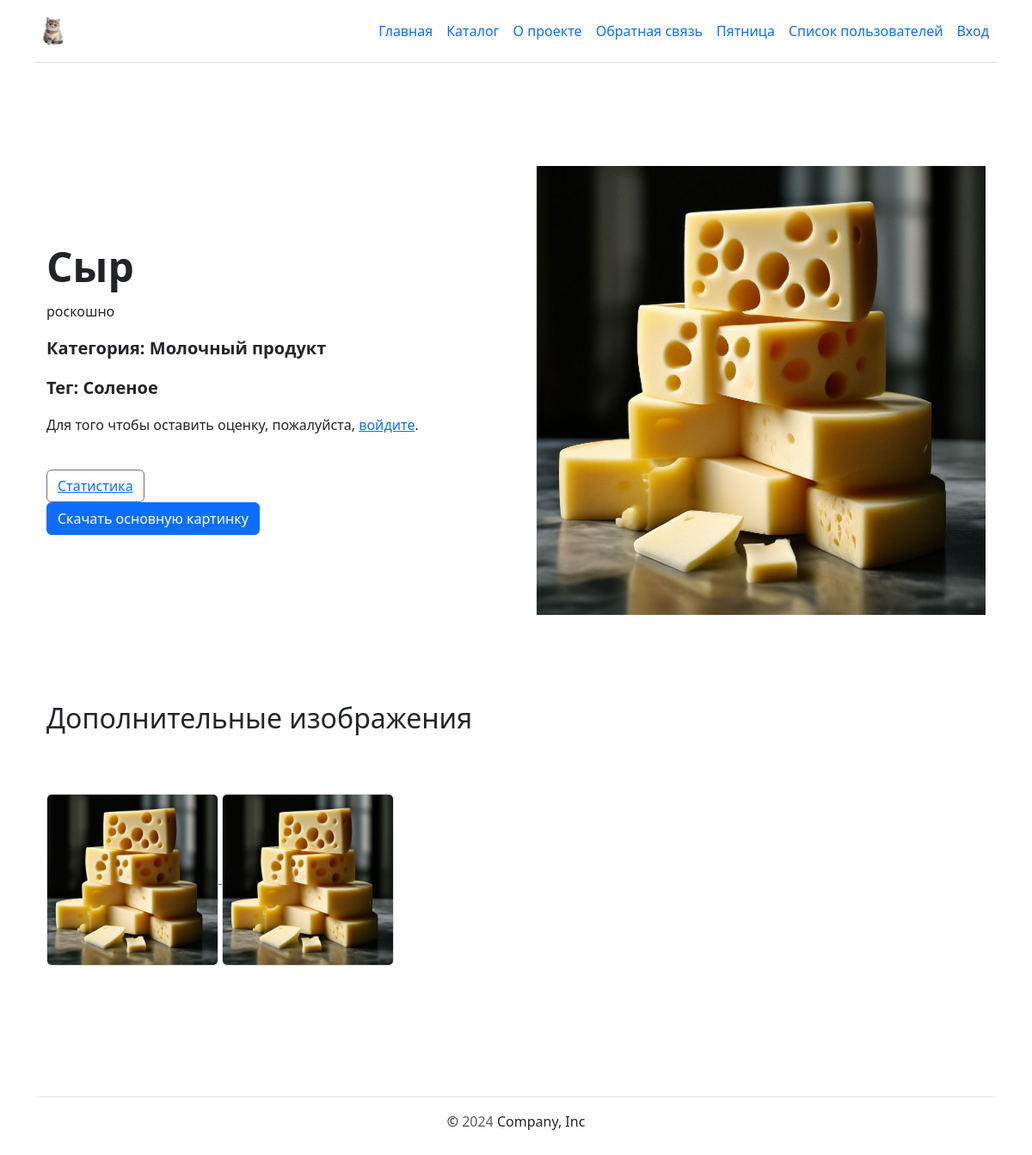
Screenshot of /catalog/6/ with the database file from the repository.
### catalog/models.py (models this page shows, shortened)
class Item(core.models.AbstractModel):
    text = tinymce.models.HTMLField(
        "текст",
        validators=[
            catalog.validators.ValidateMustContain("роскошно", "превосходно"),
        ],
        help_text="введите текст",
    )
    category = django.db.models.ForeignKey(
        Category,
        on_delete=django.db.models.CASCADE,
        default=None,
        related_name="items",
        related_query_name="item",
    )
    tags = django.db.models.ManyToManyField(
        Tag,
        related_name="items",
        related_query_name="item",
    )
    is_on_main = django.db.models.BooleanField(
        "принадлежит к главной странице",
        default=False,
        help_text="введите принадлежит ли к главной странице товар",
    )
    created_at = django.db.models.DateTimeField(
        "дата создания",
        auto_now_add=True,
        null=True,
    )
    updated_at = django.db.models.DateTimeField(
        "обновлено",
        auto_now=True,
        null=True,
    )
    objects = catalog.managers.ItemManager()
    def image_tmb(self):
        if self.main_image:
            return django.utils.safestring.mark_safe(
                f"<img src='{self.main_image.image.url}' width='50'>",
            )
        return "Нет изображения"
    image_tmb.short_description = "превью"
    image_tmb.allow_tags = True
    class Meta:
        verbose_name = "товар"
        verbose_name_plural = "товары"
    def __str__(self):
        return self.name

class MainImage(django.db.models.Model):
    image = django.db.models.ImageField(
        "изображение",
        upload_to=django.conf.settings.UPLOAD_TO_PATH,
    )
    item = django.db.models.OneToOneField(
        "Item",
        on_delete=django.db.models.CASCADE,
        null=True,
        blank=True,
        verbose_name="id айтема",
        to_field="id",
        related_name="main_image",
    )
    class Meta:
        verbose_name = "изображение"
        verbose_name_plural = "изображения"

class Category(core.models.AbstractModel):
    slug = django.db.models.SlugField(
        "слаг",
        max_length=200,
        unique=True,
        help_text="введите слаг",
    )
    weight = django.db.models.PositiveSmallIntegerField(
        "вес",
        default=100,
        validators=[catalog.validators.validate_int_from_1_to_32767],
        help_text="введите вес",
    )
    normalized_name = django.db.models.CharField(
        "нормализированное имя",
        max_length=150,
        unique=False,
        blank=True,
        default=None,
        null=True,
    )
    class Meta:
        verbose_name = "категория"
        verbose_name_plural = "категории"

class Tag(core.models.AbstractModel):
    slug = django.db.models.SlugField(
        "слаг",
        max_length=200,
        unique=True,
        help_text="введите слаг",
    )
    normalized_name = django.db.models.CharField(
        "нормализированное имя",
        max_length=150,
        unique=False,
        blank=True,
        default=None,
        null=True,
    )
    class Meta:
        verbose_name = "тег"
        verbose_name_plural = "теги"

class GalleryImage(django.db.models.Model):
    image = django.db.models.ImageField(
        "изображение",
        upload_to=django.conf.settings.UPLOAD_TO_PATH,
        default=None,
    )
    item = django.db.models.ForeignKey(
        "Item",
        on_delete=django.db.models.CASCADE,
        null=True,
        blank=True,
        verbose_name="id айтема",
        to_field="id",
        related_name="images",
    )
    class Meta:
        verbose_name = "изображения"
        verbose_name_plural = "изображения"

### catalog/views.py (the view, shortened to what this page needs)
class ItemDetailView(
    django.views.generic.edit.FormMixin,
    django.views.generic.DetailView,
):
    form_class = rating.forms.RatingForm
    template_name = "catalog/item.html"
    context_object_name = "item"
    queryset = catalog.models.Item.objects.item_detail_published()
    def get_object(self, queryset=None):
        self.item = super().get_object(queryset)
        self.ratings = rating.models.Rating.objects.filter(item=self.item)
        if self.request.user.is_authenticated:
            self.user_rating = self.ratings.filter(
                user=self.request.user,
            ).first()
        else:
            self.user_rating = None
        return self.item
    def dispatch(self, request, *args, **kwargs):
        return super().dispatch(request, *args, **kwargs)
    def get_context_data(self, **kwargs):
        context = super().get_context_data(**kwargs)
        rating_stats = self.ratings.aggregate(
            Avg(rating.models.Rating.score.field.name),
            Count(rating.models.Rating.score.field.name),
        )
        user_rating = self.user_rating
        context["average_rating"] = rating_stats["score__avg"]
        context["rating_count"] = rating_stats["score__count"]
        context["user_rating"] = user_rating
        context["title"] = self.item
        return context
    def get_form_kwargs(self):
        kwargs = super().get_form_kwargs()
        user_rating = self.user_rating
        if user_rating:
            kwargs["initial"]["score"] = user_rating.score
        else:
            kwargs["initial"]["score"] = 0
        return kwargs

### lyceum/context_processors.py (called while the page is built)
def birthday_context_processor(request):
    user_offset = request.COOKIES.get("user_offset")
    current_time_utc = timezone.now()
    if user_offset:
        try:
            hours_offset = float(user_offset)
            user_time = current_time_utc + timedelta(hours=hours_offset)
        except ValueError:
            user_time = current_time_utc
    else:
        user_time = current_time_utc
    current_date = user_time.date()
    birthday_people = (
        User.objects.filter(
            profile__birthday__day=current_date.day,
            profile__birthday__month=current_date.month,
        )
        .select_related("profile")
        .only(
            "email",
            "first_name",
            "profile__birthday",
        )
    )
    return {
        "birthday_people": birthday_people,
    }

### templates/catalog/item.html (shortened to what this page needs)
{% extends 'base.html' %}
{% load static %}
{% block content %}
<div class="container col-xxl-8 px-4 py-5">
  <div class="row flex-lg-row-reverse align-items-center g-5 py-5">
    <div class="col-10 col-sm-8 col-lg-6">
      <img
        src="{{ item.main_image.image.url }}"
        class="d-block mx-lg-auto img-fluid"
        alt="{{item.name}}"
        width="700"
        height="500"
        loading="lazy"
      />
    </div>
    <div class="col-lg-6">
      <h1 class="display-5 fw-bold lh-1 mb-3">{{item.name|capfirst}}</h1>
      <p class="lead">{{item.text|safe|capfirst}}</p>
      <p class="lead fw-bolder">Категория: {{item.category.name|capfirst}}</p>
      <p class="lead fw-bolder">
        Тег: {% for tag in item.tags.all %} {{tag.name|capfirst}}{% if not forloop.last %},{% endif %} {% empty %} Список тегов пуст! {% endfor %}
      </p>
      {% if user.is_authenticated %}
        <p class="lead fw-bolder">
          Средняя оценка: {{ average_rating|floatformat:1 }} ({{ rating_count }} оценок)
        </p>
        <form method="post">
            {% csrf_token %}
            {{ form.as_p }}
            <button class="btn btn-primary" type="submit">Поставить оценку</button>
        </form>
      {% else %}
        <p>Для того чтобы оставить оценку, пожалуйста, <a href="{% url 'users:login' %}">войдите</a>.</p>
      {% endif %}
      <br>
       <button class="btn btn-outline-secondary">
          <a href={% url 'stats:item-stats-detail' pk=item.id %}>Статистика</a>
       </button>
      <br>
      {% if item.main_image %}
        <a href="{% url 'download:download-page' item.main_image.image %}" class="btn btn-primary">Скачать основную картинку</a>
      {% endif %}
    </div>
  </div>
  {% if item.images.all %}
  <div class="row flex-lg-row-reverse align-items-center g-5 py-5">
    <p class="fs-2">Дополнительные изображения</p>
    <div class="text-left">
      {% for img in item.images.all %}
        <a href="{% url 'download:download-page' img.image %}">
          <img
            src="{{ img.image.url }}"
            class="rounded border"
            alt="test_preview.png"
            width="200x"
            height="200px"
          />
        </a>
      {% endfor %}
    </div>
  </div>
  {% endif %}
</div>
{% endblock %}

### rows the page displays
Item: main_image.image (picture), name "Сыр", text "роскошно", category.name "Молочный продукт"
Tag: name "Соленое"
GalleryImage: image (picture)
GalleryImage: image (picture)
